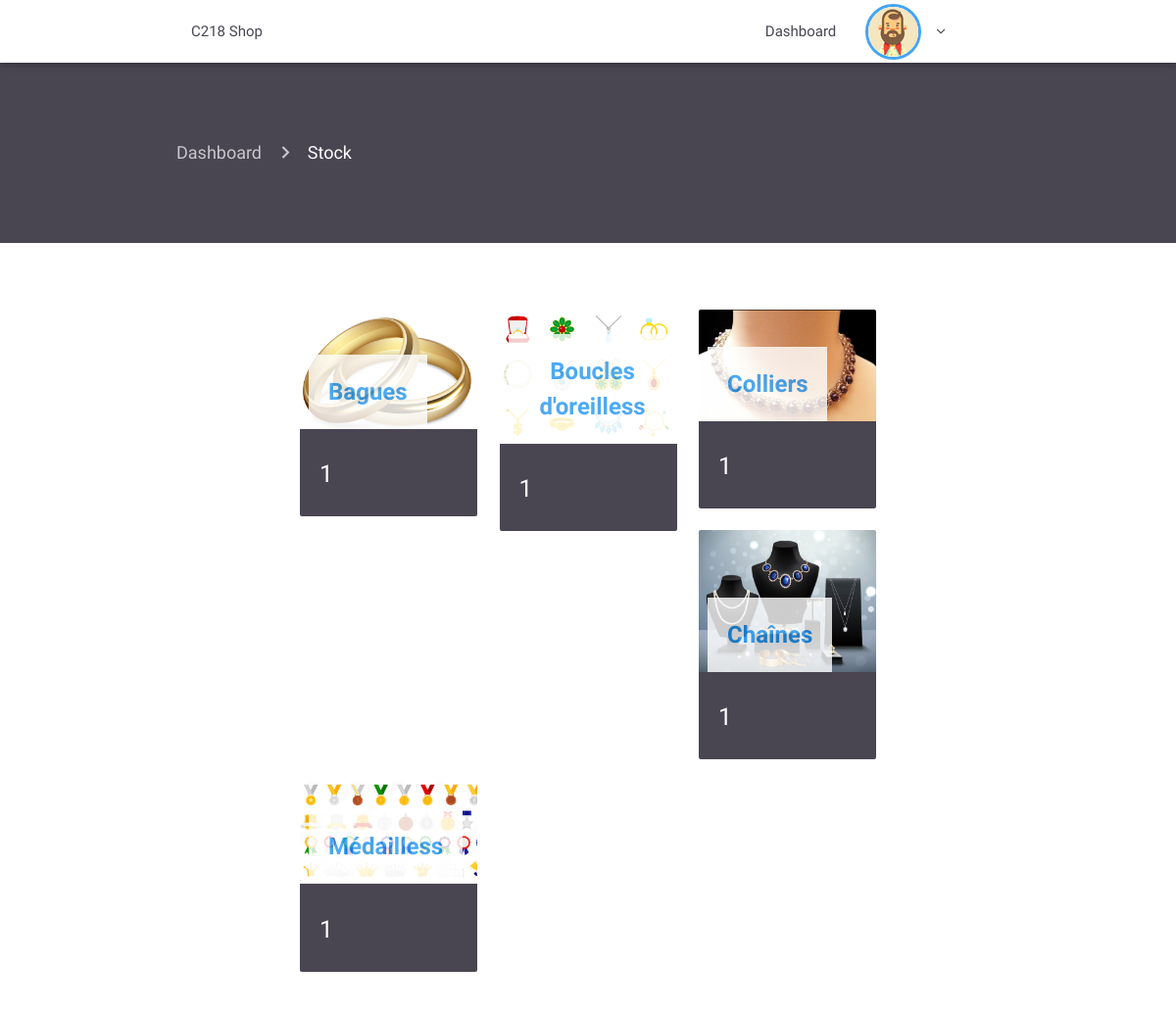
/admin/products.php (signed in), run on the app's committed database.
### tables this page shows
CREATE TABLE `category` (
  `id` int(11) NOT NULL,
  `name` varchar(1000) NOT NULL,
  `icon` varchar(1000) NOT NULL
);

### admin/products.php (the view, shortened to what this page needs)
<?php
require 'includes/header.php';
require 'includes/navconnected.php'; ?>
<div class="container-fluid product-page">
    <div class="container current-page">
        <nav>
            <div class="nav-wrapper">
                <div class="col s12">
                    <a href="index.php" class="breadcrumb">Dashboard</a>
                    <a href="products.php" class="breadcrumb">Stock</a>
                </div>
            </div>
        </nav>
    </div>
</div>
<div class="container stock">
    <div class="container">
        <div class="row">
            <?php
            include '../db.php';
            $querystock = "SELECT
            product.id_category as 'name',
            count(product.id_category) as 'total',
            category.id as 'id_cat',
            category.name as 'name',
            category.icon as 'icon'
            FROM product, category
            WHERE product.id_category = category.id
            GROUP BY category.id";
            $resultstock = $connection->query($querystock);
            if ($resultstock->num_rows > 0) {
                while ($rowstock = $resultstock->fetch_assoc()) {
                    $id_cat = $rowstock['id_cat'];
                    $name = $rowstock['name'];
                    $icon = $rowstock['icon'];
                    $total = $rowstock['total'];
                    ?>
                    <div class="col s12 m4">
                        <div class="card hoverable animated slideInUp wow">
                            <div class="card-image">
                                <a href="productstock.php?id=<?= $id_cat; ?>&category=<?= $name; ?>&icon=<?= $icon; ?>">
                                    <img src="src/img/<?= $icon; ?>.png" alt=""></a>
                                <span class="card-title blue-text"><?= $name; ?>s</span>
                            </div>
                            <div class="card-content">
                                <h5 class="white-text"><?= $total; ?></h5>
                            </div>
                        </div>
                    </div>
                <?php }
            } ?>
        </div>
    </div>
</div>
<?php require 'includes/footer.php'; ?>

### admin/src/css/style.css (style rules this page uses)
.product-page { padding-top: 60px; padding-bottom: 60px; background-color: #494551; }
.product-page nav { background: none; box-shadow: none; }
.stock { padding-bottom: 20px; padding-top: 60px; }
.stock .card { box-shadow: none; }
.stock .card .card-content { background-color: #494551; }
.card .card-image span.card-title { font-weight: bolder; background: white; opacity: 0.8; text-align: center; margin-left: 5%; }

### data on the page
category: name "Bague", total "1"
category: name "Boucles d'oreilles", total "1"
category: name "Collier", total "1"
category: name "Chaîne", total "1"
category: name "Médailles", total "1"
